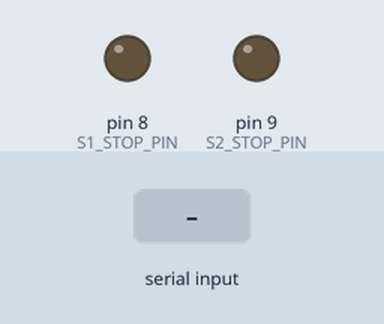
Simulated run of this sketch. Board: Arduino Uno, built with avr-gcc and run on an emulated ATmega328P. Shown: output pins drawn as LEDs (lit = HIGH). The test bench sets the inputs (shaded band). Pins used as bus, display or sensor lines are not drawn.

Above: at 1.2 s.
1.3 s: "red\n" received over Serial
At 2.3 s:
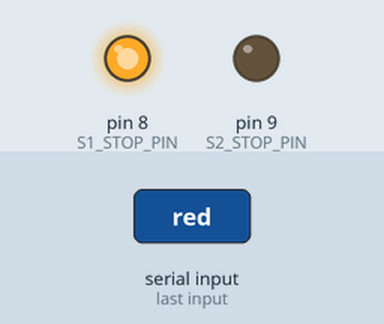
2.8 s: "green\n" received over Serial
At 3.5 s:
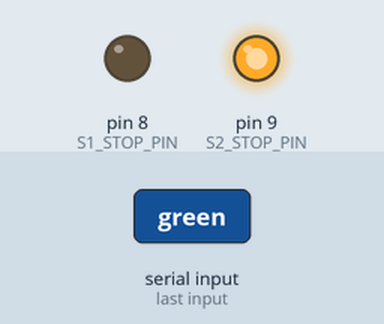
4.3 s: "blue\n" received over Serial
At 4.7 s:
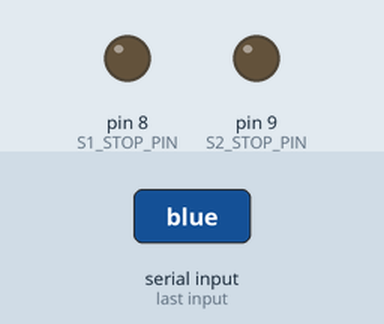
Timing chart, 0 to 7.3 s (numbered marks = the images above; inputs shaded):
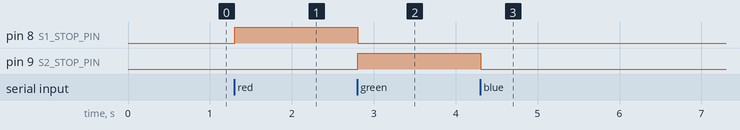

Measured:
- after the input at 1.3 s, pin 8 (S1_STOP_PIN): LOW → HIGH at once
- after the input at 2.8 s, pin 8 (S1_STOP_PIN): HIGH → LOW at once; pin 9 (S2_STOP_PIN): LOW → HIGH at once
- after the input at 4.3 s, pin 9 (S2_STOP_PIN): HIGH → LOW at once

The sketch:

test.ino
```cpp
void setup() {
  Serial.begin(9600);
  pinMode(7, OUTPUT);
  pinMode(8, OUTPUT);
  pinMode(9, OUTPUT);
}

void loop() {
  if (Serial.available()>0){
    String command = Serial.readStringUntil('\n');
    handleCommand(command);
  }
}
void handleCommand(String command){
  String com = command;
  if (com == "red"){
    digitalWrite(7, LOW);
    digitalWrite(8, HIGH);
    digitalWrite(9, LOW);
  }
  else if(com=="blue"){
    digitalWrite(7, HIGH);
    digitalWrite(8, LOW);
    digitalWrite(9, LOW);
  }
  else if(com=="green"){
    digitalWrite(7, LOW);
    digitalWrite(8, LOW);
    digitalWrite(9, HIGH);
  }
}
```

ArmPi.cpp
```cpp
#include "ArmPi.h"
#include <Arduino.h>
#include <math.h>

Servo myservo;

bool s1_stop = true;
float s1_pos = S1_START;
float s1_angle = 0;
uint16_t s1_num_steps = 0;
// uint16_t s1_delay_us = 500;

bool s2_stop = true;
float s2_pos = S2_START;
float s2_angle = 0;
uint16_t s2_num_steps = 0;
// uint16_t s2_delay_us = 1000;

bool s3_stop = true;
float s3_pos = S3_START;
float s3_angle = 0;
uint16_t s3_num_steps = 0;
uint16_t s3_delay_us = 1000;

float q4 = 0;
bool color = false;
float x, y, z;
bool servo_angle = 1;
float pre_alpha = 70;

bool debug = false;
bool newData = false;

float joint_current[4] = {S1_START, S2_START, S3_START, S4_START};
float xyz_current[4] = {121.16, -4.23, 238.92, 0};
float xyz_next[4] = {121.16, -4.23, 238.92, 0};
float xyz_end_delta[5];
char receivedChars[64];

void updatePosition(float q1, float q2, float q3, float q4) {
  // Input: all are in degree


  joint_current[0] = q1;
  joint_current[1] = q2;
  joint_current[2] = q3;
  joint_current[3] = q4;

  // Convert to radians
  q1 = radians(q1);
  q2 = radians(q2);
  q3 = radians(q3);
  q4 = radians(q4);

  x = a2 * cos(q1) * cos(q2) + a3 * cos(q1) * cos(q2 - q3) + a4 * cos(q1) * cos(q2 - q3 + q4);
  y = a2 * sin(q1) * cos(q2) + a3 * sin(q1) * cos(q2 - q3) + a4 * sin(q1) * cos(q2 - q3 + q4);
  z = d1 + a2 * sin(q2) + a3 * sin(q2 - q3) + a4 * sin(q2 - q3 + q4);
  xyz_current[0] = x;
  xyz_current[1] = y;
  xyz_current[2] = z;
  if(debug){
    Serial.print("x: ");
    Serial.println(x, 2);
    Serial.print("y: ");
    Serial.println(y, 2);
    Serial.print("z: ");
    Serial.println(z, 2);
  }
}

void bool_to_servo(bool a) {
  if (a){
    myservo.write(SERVO_OPEN);
  }
  else myservo.write(SERVO_CLOSE);
}

void end_to_coords() {
  xyz_next[0] = xyz_current[0] + xyz_end_delta[0] * cos(radians(joint_current[0])) + xyz_end_delta[2] * sin(radians(joint_current[0]));
  xyz_next[1] = xyz_current[1] + xyz_end_delta[0] * sin(radians(joint_current[0])) - xyz_end_delta[2] * cos(radians(joint_current[0]));
  xyz_next[2] = xyz_current[2] + xyz_end_delta[1] + 10;


}

void go_home() {
  // digitalWrite(S1_EN_PIN, LOW);
  // digitalWrite(S2_EN_PIN, LOW);
  // digitalWrite(S3_EN_PIN, LOW);
  digitalWrite(S1_DIR_PIN, HIGH);
  digitalWrite(S2_DIR_PIN, HIGH);
  digitalWrite(S3_DIR_PIN, LOW);
  while (s1_stop || s2_stop || s3_stop) {
    s1_stop = digitalRead(S1_STOP_PIN);
    s2_stop = digitalRead(S2_STOP_PIN);
    s3_stop = digitalRead(S3_STOP_PIN);

    if (s1_stop) digitalWrite(S1_STEP_PIN, HIGH);
    if (s2_stop) digitalWrite(S2_STEP_PIN, HIGH);
    if (s3_stop) digitalWrite(S3_STEP_PIN, HIGH);
    delayMicroseconds(s3_delay_us);
    if (s3_stop) digitalWrite(S3_STEP_PIN, LOW);
    delayMicroseconds(s3_delay_us);

    if (s1_stop) digitalWrite(S1_STEP_PIN, LOW);
    if (s2_stop) digitalWrite(S2_STEP_PIN, LOW);
    if (s3_stop) digitalWrite(S3_STEP_PIN, HIGH);
    delayMicroseconds(s3_delay_us);
    if (s3_stop) digitalWrite(S3_STEP_PIN, LOW);
    delayMicroseconds(s3_delay_us);
  }
  myservo.write(SERVO_CLOSE);
  s1_stop = true;
  s2_stop = true;
  s3_stop = true;
  s1_pos = S1_START;
  s2_pos = S2_START;
  s3_pos = S3_START;
  if(debug){
    Serial.println("Go home: done!");
    Serial.print(", S3 Pos: ");
    Serial.println(s3_pos, 2);
    Serial.print(", S2 Pos: ");
    Serial.println(s2_pos, 2);
    Serial.print(", S1 Pos: ");
    Serial.println(s1_pos, 2);
  }
}

void go_to_pos_end(float x, float y, float z, bool servo_angle) {
  // Tính động học ngược
    float k = pow((sqrt(x * x + y * y) - a4), 2) + pow((z - d1), 2);
    float q2 = degrees(-atan((d1 - z) / (sqrt(x * x + y * y) - a4)) + acos((a2 * a2 + k - a3 * a3) / (2 * a2 * sqrt(k)))); //q2
    float q3 = degrees(abs(acos((-a2 * a2 - a3 * a3 + k) / (2 * a2 * a3)))); //q3
  s1_angle = degrees(atan2(y, x)) - s1_pos;
  s1_pos = degrees(atan2(y, x));
  s2_angle = q2 - s2_pos;
  s2_pos = q2;
  s3_angle = pre_alpha - (180.00 - q3 - abs(s2_angle));
  s3_pos = s3_angle + s3_pos;
  pre_alpha = 180.00 - q3;
  q4 = q3 - q2;

  // if((180.00 - s2_pos) - (s3_pos - 22) <= 40) {
  //   Serial.println("Out of bound");
  //   return;
  // }
  // Positions debug
  if(debug){
    Serial.print("S3 Angle: ");
    Serial.print(s3_angle, 2);
    Serial.print(", S3 Pos: ");
    Serial.println(s3_pos, 2);

    Serial.print("S2 Angle: ");
    Serial.print(s2_angle, 2);
    Serial.print(", S2 Pos: ");
    Serial.println(s2_pos, 2);

    Serial.print("S1 Angle: ");
    Serial.print(s1_angle, 2);
    Serial.print(", S1 Pos: ");
    Serial.println(s1_pos, 2);
  }

  // Stepper Dir
  digitalWrite(S1_DIR_PIN, (s1_angle < 0) ? HIGH : LOW); //HIGH == clockwise
  digitalWrite(S2_DIR_PIN, (s2_angle < 0) ? LOW : HIGH);
  digitalWrite(S3_DIR_PIN, (s3_angle < 0) ? LOW : HIGH);

  s1_num_steps = round(abs(s1_angle) * STEPS_PER_DEGREE_S1);
  s2_num_steps = round(abs(s2_angle) * STEPS_PER_DEGREE_S2);
  s3_num_steps = round(abs(s3_angle) * STEPS_PER_DEGREE_S3);

  long max_steps = max(s2_num_steps, s3_num_steps);
  long s2_counter = 0;
  long s3_counter = 0;

  while (s1_num_steps || s2_num_steps || s3_num_steps) {
    if (s1_num_steps) digitalWrite(S1_STEP_PIN, HIGH);
    if (s2_num_steps) digitalWrite(S2_STEP_PIN, HIGH);
    if (s3_num_steps) digitalWrite(S3_STEP_PIN, HIGH);
    delayMicroseconds(s3_delay_us);
    if (s3_num_steps) digitalWrite(S3_STEP_PIN, LOW);
    delayMicroseconds(s3_delay_us);
    if (s3_num_steps) s3_num_steps--;

    if (s1_num_steps) digitalWrite(S1_STEP_PIN, LOW);
    if (s2_num_steps) digitalWrite(S2_STEP_PIN, LOW);
    if (s3_num_steps) digitalWrite(S3_STEP_PIN, HIGH);
    delayMicroseconds(s3_delay_us);
    if (s3_num_steps) digitalWrite(S3_STEP_PIN, LOW);
    delayMicroseconds(s3_delay_us);

    if (s1_num_steps) s1_num_steps--;
    if (s2_num_steps) s2_num_steps--;
    if (s3_num_steps) s3_num_steps--;
  }

  if(debug){
    Serial.println("done!");
    Serial.println("X: " + String(x, 2) + ", Y: " + String(y, 2) + ", Z: " + String(z, 2));
  }
  // Control servo
  bool_to_servo(servo_angle);

  // update array
  updatePosition(s1_pos, s2_pos, q3, q4);
}

void pick_and_drop() {

  end_to_coords();

  Serial.println("X: " + String(xyz_next[0], 2) + ", Y: " + String(xyz_next[1], 2) + ", Z: " + String(xyz_next[2], 2));
  go_to_pos_end(xyz_next[0], xyz_next[1], xyz_next[2], 1);
  Serial.println("s1_angle: " + String(s1_angle, 4));
  Serial.println("s2_angle: " + String(s2_angle, 4));
  Serial.println("s3_angle: " + String(s3_angle, 4));

  // Serial.println("X: " + String(x, 2) + ", Y: " + String(y, 2) + ", Z: " + String(z, 2));
  // go_to_pos(x, y, z, 95);
  // Serial.println("s1_angle: " + String(s1_angle, 4));
  // Serial.println("s2_angle: " + String(s2_angle, 4));
  // Serial.println("s3_angle: " + String(s3_angle, 4));

  delay(1000);
  myservo.write(SERVO_CLOSE);
  // Serial.println("X: " + String(x, 2) + ", Y: " + String(y, 2) + ", Z: " + String(0, 2));
  // go_to_pos(x, y, 0, SERVO_CLOSE);
  // Serial.println("s1_angle: " + String(s1_angle, 4));
  // Serial.println("s2_angle: " + String(s2_angle, 4));
  // Serial.println("s3_angle: " + String(s3_angle, 4));

  if (color) {
    Serial.println("X: 0, Y: 60, Z: 50");
    go_to_pos_end(0, 60, 50, 1);
    Serial.println("s1_angle: " + String(s1_angle, 4));
    Serial.println("s2_angle: " + String(s2_angle, 4));
    Serial.println("s3_angle: " + String(s3_angle, 4));
  } else {
    Serial.println("X: 0, Y: 60, Z: 50");
    go_to_pos_end(0, 60, 50, 1);
    Serial.println("s1_angle: " + String(s1_angle, 4));
    Serial.println("s2_angle: " + String(s2_angle, 4));
    Serial.println("s3_angle: " + String(s3_angle, 4));
  }
  Serial.println("Done!");
}

void recvWithEndMarker() {
  static byte ndx = 0;
  char endMarker = '\n';
  char rc;

  while (Serial.available() > 0 && !newData) {
    rc = Serial.read();
    if (rc == endMarker) {
      receivedChars[ndx] = '\0';  // terminate the string
      ndx = 0;
      newData = true;             // signal that data is ready
    } else {
      if (ndx < sizeof(receivedChars) - 1) {
        receivedChars[ndx++] = rc;
      }
    }
  }
}

void parseData() {
  char * strtokIndx;

  strtokIndx = strtok(receivedChars, ",");
  xyz_end_delta[0] = atof(strtokIndx);

  strtokIndx = strtok(NULL, ",");
  xyz_end_delta[1] = atof(strtokIndx);

  strtokIndx = strtok(NULL, ",");
  xyz_end_delta[2] = atof(strtokIndx);

  strtokIndx = strtok(NULL, ",");
  xyz_end_delta[3] = atoi(strtokIndx);

  strtokIndx = strtok(NULL, ",");
  xyz_end_delta[4] = atoi(strtokIndx);

  Serial.print("X: "); Serial.println(xyz_end_delta[0]);
  Serial.print("Y: "); Serial.println(xyz_end_delta[1]);
  Serial.print("Z: "); Serial.println(xyz_end_delta[2]);
  Serial.print("Move: "); Serial.println(xyz_end_delta[3]);
  Serial.print("Open: "); Serial.println(xyz_end_delta[4]);
}
```

ArmPi.h
```cpp
#ifndef ARM_PI_H
#define ARM_PI_H
#include <Servo.h>

// #define S1_EN_PIN A1
// Based: 1/16, step/angle = 40
#define S1_STEP_PIN 3
#define S1_DIR_PIN 2

// #define S2_EN_PIN 6
// Based: 1/16, step/angle = 40
#define S2_STEP_PIN 5
#define S2_DIR_PIN 4

// S3 1/32 step, ~0.300V
// Neu theo nhu code goc dieu khien: 1/32 buoc va di qua ti le truyen 2/9 thi dong co phai co step/angle la 80
// #define S3_EN_PIN 9
#define S3_STEP_PIN 7
#define S3_DIR_PIN 6

#define S1_STOP_PIN 8
#define S2_STOP_PIN 9
#define S3_STOP_PIN 10

#define SERVO_PIN 11

#define STEPS_PER_DEGREE_S1 40
#define STEPS_PER_DEGREE_S2 40
#define STEPS_PER_DEGREE_S3 80
#define S1_START -7
#define S2_START 132
#define S3_START 0 // home position is -22 degrees compare to horizontal
#define S4_START -132

#define a4 85.00 //a
#define a3 140.00 //b
#define a2 140.00 //c
#define d1 130.00 //d

#define SERVO_OPEN 160
#define SERVO_CLOSE 110

extern Servo myservo;

extern bool s1_stop;
extern float s1_pos;
extern float s1_angle;
extern uint16_t s1_num_steps;
// uint16_t s1_delay_us = 500;

extern bool s2_stop;
extern float s2_pos;
extern float s2_angle;
extern uint16_t s2_num_steps;
// uint16_t s2_delay_us = 1000;

extern bool s3_stop;
extern float s3_pos;
extern float s3_angle;
extern uint16_t s3_num_steps;
extern uint16_t s3_delay_us;

extern float q4;
extern bool color;
extern float x, y, z;
extern bool servo_angle;
extern float pre_alpha;

extern float joint_current[4];
extern float xyz_current[4];
extern float xyz_end_delta[5];
extern float xyz_next[4];
extern char receivedChars[64];

extern bool debug;
extern bool newData;

void updatePosition(float q1, float q2, float q3, float q4);

void bool_to_servo(bool);

void end_to_coords();

void go_home();

void pick_and_drop();

void go_to_pos_end(float x, float y, float z, bool servo_angle);

void recvWithEndMarker();

void parseData();

#endif
```
